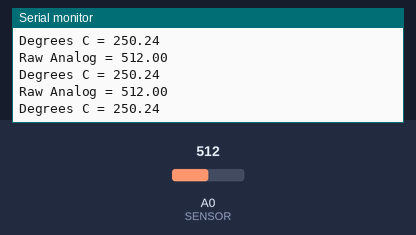
A sketch run on a simulated Arduino Uno, built with avr-gcc and run on an emulated ATmega328P. Shown: the last lines printed to the serial monitor. The inputs (shaded band) are chosen by the test bench; at power-on: A0 (SENSOR) = 512.

Above: at 1.3 s.
1.4 s: A0 (SENSOR) set to 716
At 1.82 s:
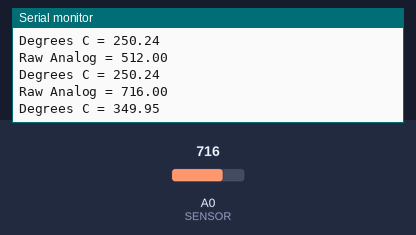
2.9 s: A0 (SENSOR) set to 900
At 3.32 s:
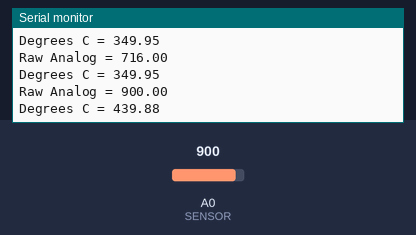
Timing chart, 0 to 5.9 s (numbered marks = the images above; inputs shaded):
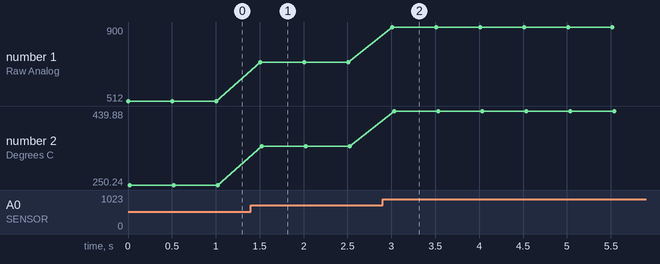

The sketch:

temperature_in_c.ino
```cpp
//This code will display the temperature in Celsius
const int SENSOR=A0;

float tempC;
float vOut;

void setup() {
  pinMode(SENSOR,INPUT); //Configuring sensor pin as input
  Serial.begin(9600);
}

void loop() {
  vOut=analogRead(SENSOR); //Read the value from sensor
  Serial.print("Raw Analog = ");
  Serial.println(vOut);

  tempC=((vOut*500)/1023); //Convert analog value to Celsius (1023 = 5v)

  Serial.print("Degrees C = "); //Print value
  Serial.println(tempC);

  delay(500); //Delay of 1 second for ease of viewing
}
```

Measured:
- after the input at 1.4 s, the serial monitor: prints a new line after 0.10 s (image 1)
- after the input at 2.9 s, the serial monitor: prints a new line after 0.11 s (image 2)
- plotted number 1: 512 → 716 after the input at 1.4 s, 716 → 900 after the input at 2.9 s
- plotted number 2: 250.24 → 349.95 after the input at 1.4 s, 349.95 → 439.88 after the input at 2.9 s
